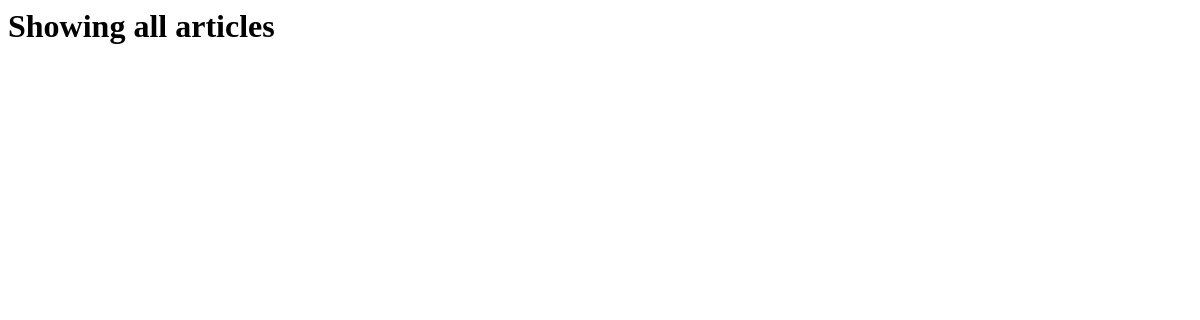
/blog/, run on an earlier commit of the app's database.
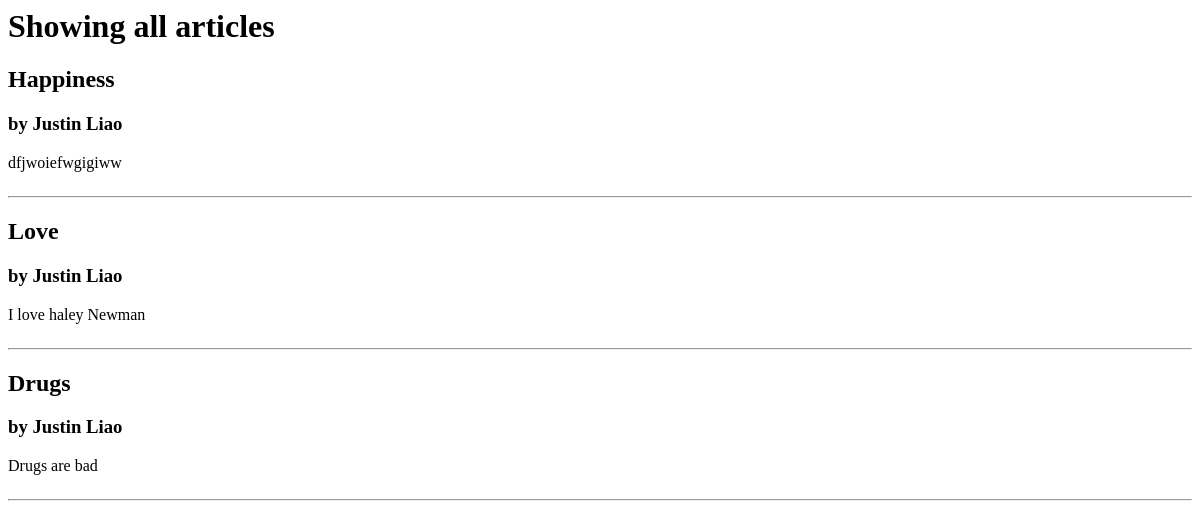
And on a later commit of the database.
### blog/models.py (models this page shows, shortened)
class Article(models.Model):
    title = models.TextField(blank=True)
    author = models.TextField(blank= True)
    text = models.TextField(blank=True)
    published = models.DateTimeField(auto_now= True)
    image_url = models.URLField(blank= True)

### blog/views.py (the view)
# urls.py: path('',ShowAllView.as_view(), name= "show_all"),
class ShowAllView(ListView):
    model = Article
    template_name = "blog/show_all.html"
    context_object_name = "articles"

### blog/templates/blog/show_all.html (shortened to what this page needs)
<h1>Showing all articles</h1>
<div>
    {% for article in articles%}
    <div>
        <h2>
            {{article.title}}
        </h2>
        <h3>
            by {{article.author}}
        </h3>
        <p>
            {{article.text}}
        </p>
    </div>
    <hr>
    {%endfor%}
</div>

What changed in the data, as far as the page shows it:
added Article: title "Happiness", author "Justin Liao", text "dfjwoiefwgigiww"
added Article: title "Love", author "Justin Liao", text "I love haley Newman"
added Article: title "Drugs", author "Justin Liao", text "Drugs are bad"
